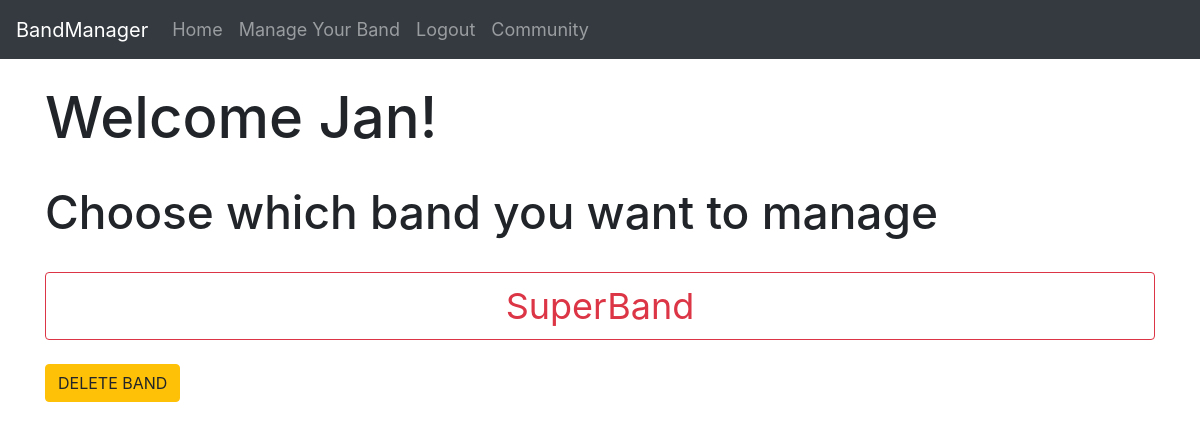
The page /manage-your-band (signed in) on the database its author committed.
### website/models.py (models this page shows)
class User(db.Model, UserMixin):
    id = db.Column(db.Integer, primary_key=True, unique=True)
    first_name = db.Column(db.String(150))
    surname = db.Column(db.String(150))
    email = db.Column(db.String(150), unique=True)
    password = db.Column(db.String(150))
    telephone_number = db.Column(db.Integer)
    instrument = db.Column(db.String(150))
    band_id = db.Column(db.Integer)
    wallet = db.Column(db.Integer, default=0)
    band = db.relationship('Band')

class Band(db.Model):
    id = db.Column(db.Integer, primary_key=True, unique=True)
    name = db.Column(db.String(150))
    city = db.Column(db.String(150))
    music_type = db.Column(db.String(150))
    password = db.Column(db.String(150))
    user_id_admin = db.Column(db.Integer, db.ForeignKey('user.id'))
    date_created = db.Column(db.DateTime(timezone=True), default=func.now())
    budget = db.Column(db.Integer, default=0)

### website/views.py (the view)
@views.route('/manage-your-band', methods=['GET'])
@login_required
def manage_your_band():
    bands = Band.query.filter_by(id=current_user.band_id).all()
    bands_admin = Band.query.filter_by(user_id_admin=current_user.id).all()
    if bands == [] and bands_admin == []:
        return render_template('manage_your_band.html', user=current_user, bands=[])
    elif bands == []:
        return render_template('manage_your_band.html', user=current_user, bands=bands_admin)
    else:
        return render_template('manage_your_band.html', user=current_user, bands=bands)

### website/templates/manage_your_band.html (shortened to what this page needs)
{% extends "base.html" %}
{% block content %}
<br/>
<h1 style="font-size: 58px;">Welcome {{ user.first_name }}!</h1>
<br/>
<h1 style="font-size: 46px;"">Choose which band you want to manage</h1>
<br/>
{% if bands == [] %}
    <h2>You don't have any bands.</h2>
{% else %}
{% for band in bands %}
<form method="POST" action="/manage-your-band/{{ band.id }}">
    <div class="buttons" style="text-align: center;">
            <button type="submit" class="btn btn-outline-danger btn-block" style="font-size: 36px;" name=band value={{ band.id }}>{{band.name}}</button>
            <br>
    </div>
</form>
{% if user.id == band.user_id_admin %}
<button type="button" class="btn btn-warning" data-toggle="modal" data-target="#staticBackdrop">
    DELETE BAND
</button>
{% endif %}
{% endfor %}
{% endif %}
{% endblock %}

### rows shown on the page
User: first_name "Jan"
Band: {{ band.id }} 1 (drawn), name "SuperBand"
